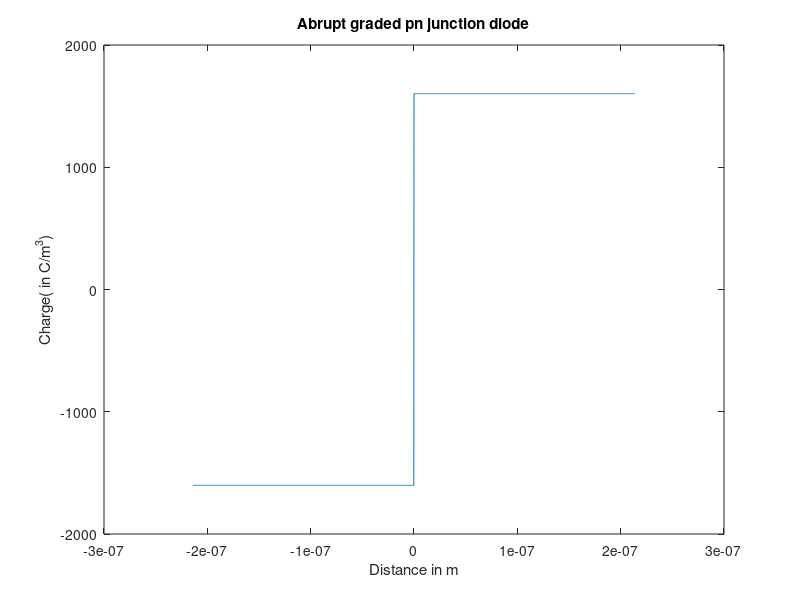
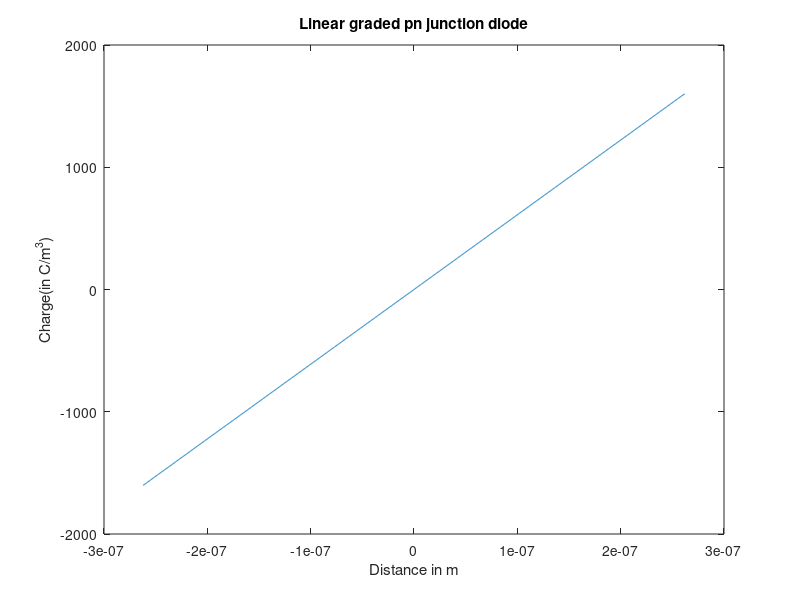
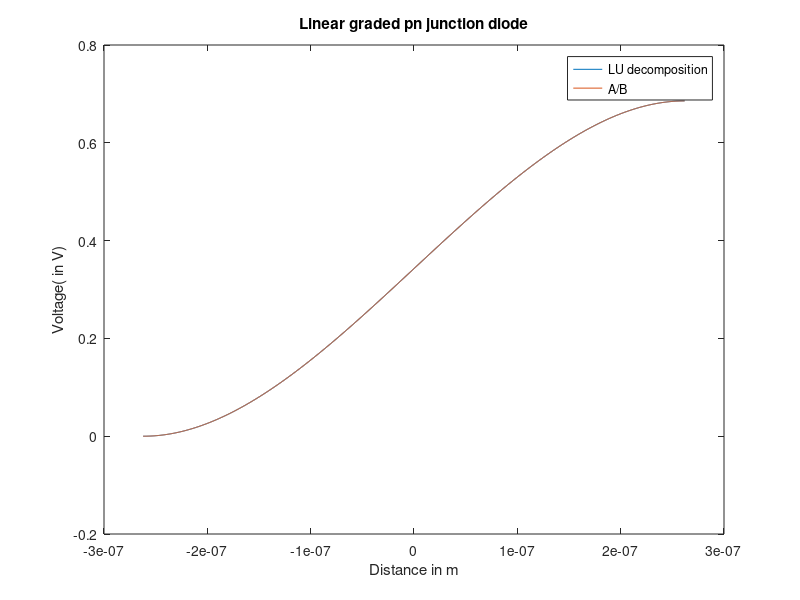
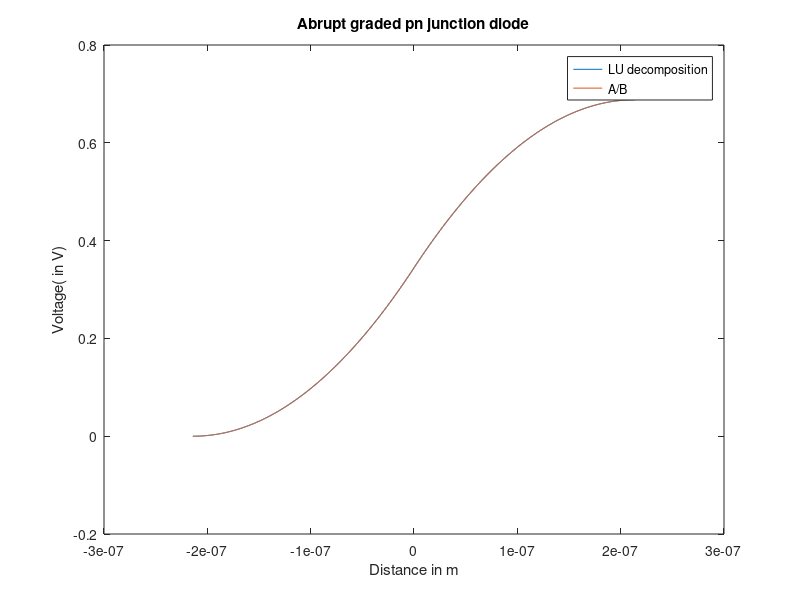

MATLAB code for these plots, in order:

%%abrupt

n = 1000;
xn = n;
xp = n;
delx =1;
q = (1.60217662 * 10^-19 );
Nc = 2.75*10^25;
Nv = 2*10^25;
Nd = 10^22;
Na = 10^22;
e0 = 12*8.854 * 10^-12 ;
ni = 1*10^(16);
vb = 0.025*log(Na*Nd/(ni* ni));
Width = sqrt( 2*e0*vb*2/(q*(Na)));
Width_lin = 2*sqrt(3*e0*2*0.025*(log((Na+Nd)/(2*ni)))/(q*(Na+Nd)));
h = Width/(2*n);
h_lin = Width_lin/(2*n);
%h = (0.6*10^-6)/(2*n)
w = (xn+xp)*h;
w_lin = (xn+xp)*h_lin;
rho_abrupt = zeros(1,xn+xp);
rho_lin = zeros(1,xn+xp);


value = -1*xp;
x = zeros(1,xn+xp);
x_lin = zeros(1,xn+xp);
for i = 1:xp
    x(i) = value*h;
    x_lin(i) = value*h_lin;
    rho_abrupt(i) = -1*q*Nd/e0;
    rho_lin(i) = q*x_lin(i)*(Nd + Na)/(e0*w_lin);
    value = value +1;
end
for i = xp+1:xn+xp
    x(i) = value*h;
    x_lin(i) = value*h_lin;
    rho_abrupt(i) = 1*q*Na/e0;
    rho_lin(i) = q*x_lin(i)*(Nd + Na)/(e0*w_lin);
    
    value = value +1;
end
x_lin22= x_lin;
A = zeros(xn+xp,xn+xp);
B_lin = zeros(xn+xp,1);
B_abrupt = zeros(xn+xp,1);
for i = 2:(xn+xp - 1)
    A (i,i-1) =1;
    A (i,i) = -2;
    A (i,i+1) = 1;
    B_lin(i) = h_lin*h_lin*rho_lin(i);
    B_abrupt(i) = h*h*rho_abrupt(i);

end
%A(1,1)= -1;
%A(1,2)= +2;
%A(xn+xp,xn+xp-1)= -1;
%A(xn+xp,xn+xp)=2;
A(1,1)= 1;
A(1,2)= 0;
A(1,3)= 0;

A(xn+xp,xn+xp-1)=-1;
A(xn+xp,xn+xp)=1;
A(xn+xp,xn+xp-2)=0;


%B_lin(1) = h*h*rho_lin(1);
B_lin(xn+xp) = h_lin*h_lin*rho_lin(xn+xp);
B_abrupt(xn+xp) = h*h*rho_abrupt(xn+xp);
%B_abrupt(1) = h*h*rho_abrupt(1);
B_abrupt(1) = 0;
B_lin(1) =0;

% A = A(2:(xn+xp - 1),2:(xn+xp - 1))
% B_lin = B_lin(2:(xn+xp - 1))
% B_abrupt = B_abrupt(2:(xn+xp - 1))
% x = x(2:(xn+xp - 1))
[L,U] = lu(A);
L_inv = L^-1;
U_inv = U^-1;
A_inv = (A^-1);

y_lin = (L_inv) * B_lin;
x_lin = (U_inv) * y_lin;
Vact_lin = A_inv * B_lin;
Diff_lin = Vact_lin - x_lin;


y_abrupt = (L_inv) * B_abrupt;
x_abrupt = (U_inv) * y_abrupt;
Vact_abrupt = A_inv * B_abrupt;

Diff_abrupt=(abs( Vact_abrupt - x_abrupt)*100)./x_abrupt;
Diff_lin = (abs(Vact_lin - x_lin)*100)./x_lin;
sum_abrupt = sum(Diff_abrupt)/n;
sum_lin = sum(Diff_lin)/n;

x_lin = -1*x_lin;
x_abrupt = -1*x_abrupt;
Vact_abrupt =-1* Vact_abrupt;
Vact_lin = -1*Vact_lin;
Diff_abrupt = Diff_abrupt(7:2*n);
Diff_lin = Diff_lin(7:2*n);
figure(1)
plot(x,rho_abrupt*e0)
xlabel('Distance in m' )
ylabel('Charge( in C/m^3)')
title('Abrupt graded pn junction diode')
figure(2)
plot(x_lin22,rho_lin*e0)
xlabel('Distance in m' )
ylabel('Charge(in C/m^3)')
title('Linear graded pn junction diode')
figure(3)
plot(x_lin22,Vact_lin,x_lin22,x_lin)
title('Linear graded pn junction diode')
legend('LU decomposition','A/B')
xlabel('Distance in m' )
ylabel('Voltage( in V)')
figure(4)
plot(x,Vact_abrupt,x,x_abrupt)
legend('LU decomposition','A/B')
xlabel('Distance in m' )
ylabel('Voltage( in V)')
title('Abrupt graded pn junction diode')
figure(5)
plot(x_lin22,x_lin)
title('Linear graded pn junction diode')

xlabel('Distance in m' )
ylabel('Voltage( in V)')
figure(6)
plot(x,x_abrupt)
xlabel('Distance in m' )
ylabel('Voltage( in V)')
title('Abrupt graded pn junction diode')

x_lin22 = x_lin22(7:2*n);
% figure(6)
% plot(x_lin22,Diff_lin)
% xlabel('Distance in m' )
% ylabel('Percentage error')
% title('Linear graded pn junction diode')
% figure(5)
% plot(x,Diff_abrupt)
% xlabel('Distance in m' )
% ylabel('Percentage error')
% title('Abrupt graded pn junction diode ')












